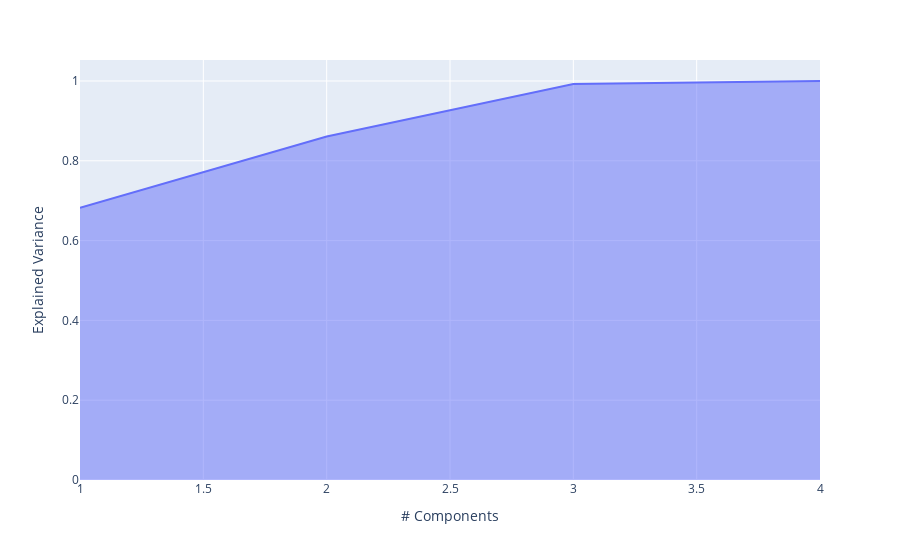

The code cell stored with this chart in its notebook:
### Code cell
import plotly.express as px

px.area(
    x=range(1, PVE_acum.shape[0] + 1),
    y=PVE_acum,
    labels={"x": "# Components", "y": "Explained Variance"}
)

### Figure 1 — Plotly figure (JSON) as saved in the notebook; plotly's stock layout.template omitted (floating-point values rounded to 4 significant figures)
{"data": [{"fillpattern": {"shape": ""}, "hovertemplate": "# Components=%{x}<br>Explained Variance=%{y}<extra></extra>", "legendgroup": "", "line": {"color": "#636efa"}, "marker": {"symbol": "circle"}, "mode": "lines", "name": "", "orientation": "v", "showlegend": false, "stackgroup": "1", "type": "scatter", "x": [1, 2, 3, 4], "xaxis": "x", "y": [0.6823, 0.8611, 0.9922, 1.0], "yaxis": "y"}], "layout": {"legend": {"tracegroupgap": 0}, "margin": {"t": 60}, "xaxis": {"anchor": "y", "domain": [0, 1], "title": {"text": "# Components"}}, "yaxis": {"anchor": "x", "domain": [0, 1], "title": {"text": "Explained Variance"}}}}
